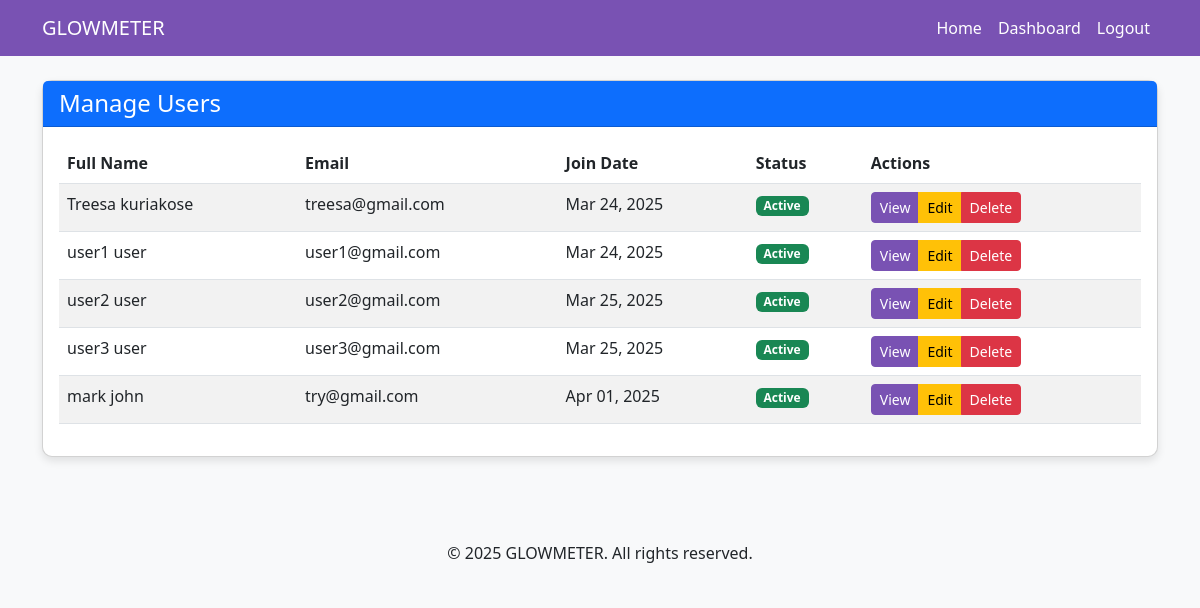
Screenshot of /manage-users/ (signed in) with the database file from the repository.
### glowmeter_app/models.py (models this page shows, shortened)
class User(AbstractBaseUser, PermissionsMixin):
    username = None
    email = models.EmailField(unique=True)
    first_name = models.CharField(max_length=30, blank=True)
    last_name = models.CharField(max_length=30, blank=True)
    profile_picture = models.ImageField(upload_to='admins/', null=True, blank=True)
    is_active = models.BooleanField(default=True)
    is_staff = models.BooleanField(default=False)
    is_doctor = models.BooleanField(default=False)
    is_admin = models.BooleanField(default=False)
    date_joined = models.DateTimeField(auto_now_add=True)
    USERNAME_FIELD = 'email'
    REQUIRED_FIELDS = []
    objects = UserManager()

### glowmeter_app/views.py (the view)
# urls.py: path('manage-users/', views.manage_users, name='manage_users'),
@login_required
@user_passes_test(lambda u: u.is_superuser)
def manage_users(request):
    regular_users = User.objects.filter(is_doctor=False, is_admin=False)
    context = {
        'users': regular_users,
    }
    return render(request, 'manage_users.html', context)

### templates/manage_users.html (shortened to what this page needs)
{% extends 'base.html' %}
{% block content %}
<div class="container mt-4">
    <div class="row">
        <div class="col-12">
            <div class="card">
                <div class="card-header bg-primary text-white d-flex justify-content-between align-items-center">
                    <h4 class="mb-0">Manage Users</h4>
                </div>
                <div class="card-body">
                    <div class="table-responsive">
                        <table class="table table-striped">
                            <thead>
                                <tr>
                                    <th>Full Name</th>
                                    <th>Email</th>
                                    <th>Join Date</th>
                                    <th>Status</th>
                                    <th>Actions</th>
                                </tr>
                            </thead>
                            <tbody>
                                {% for user in users %}
                                <tr>
                                    <td>{{ user.first_name }} {{ user.last_name }}</td>
                                    <td>{{ user.email }}</td>
                                    <td>{{ user.date_joined|date:"M d, Y" }}</td>
                                    <td>
                                        {% if user.is_active %}
                                            <span class="badge bg-success">Active</span>
                                        {% else %}
                                            <span class="badge bg-danger">Inactive</span>
                                        {% endif %}
                                    </td>
                                    <td>
                                        <div class="btn-group" role="group">
                                            <a href="{% url 'view_user' user.id %}" class="btn btn-sm btn-primary">View</a>
                                            <a href="{% url 'edit_user' user.id %}" class="btn btn-sm btn-warning">Edit</a>
                                            <a href="{% url 'delete_user' user.id %}" class="btn btn-sm btn-danger">Delete</a>
                                        </div>
                                    </td>
                                </tr>
                                {% empty %}
                                <tr>
                                    <td colspan="5" class="text-center">No users found.</td>
                                </tr>
                                {% endfor %}
                            </tbody>
                        </table>
                    </div>
                </div>
            </div>
        </div>
    </div>
</div>
{% endblock %}

### templates/base.html (style rules this page uses)
body { font-family: 'Segoe UI', Tahoma, Geneva, Verdana, sans-serif; background-color: #f8f9fa; }
.card { border-radius: 10px; box-shadow: 0 4px 8px rgba(0,0,0,0.1); margin-bottom: 20px; }
.btn-primary { background-color: #7952b3; border-color: #7952b3; }

### rows the page displays
User: first_name "Treesa", last_name "kuriakose", email "treesa@gmail.com", date_joined "Mar 24, 2025", is_active "Active"
User: first_name "user1", last_name "user", email "user1@gmail.com", date_joined "Mar 24, 2025", is_active "Active"
User: first_name "user2", last_name "user", email "user2@gmail.com", date_joined "Mar 25, 2025", is_active "Active"
User: first_name "user3", last_name "user", email "user3@gmail.com", date_joined "Mar 25, 2025", is_active "Active"
User: first_name "mark", last_name "john", email "try@gmail.com", date_joined "Apr 01, 2025", is_active "Active"
